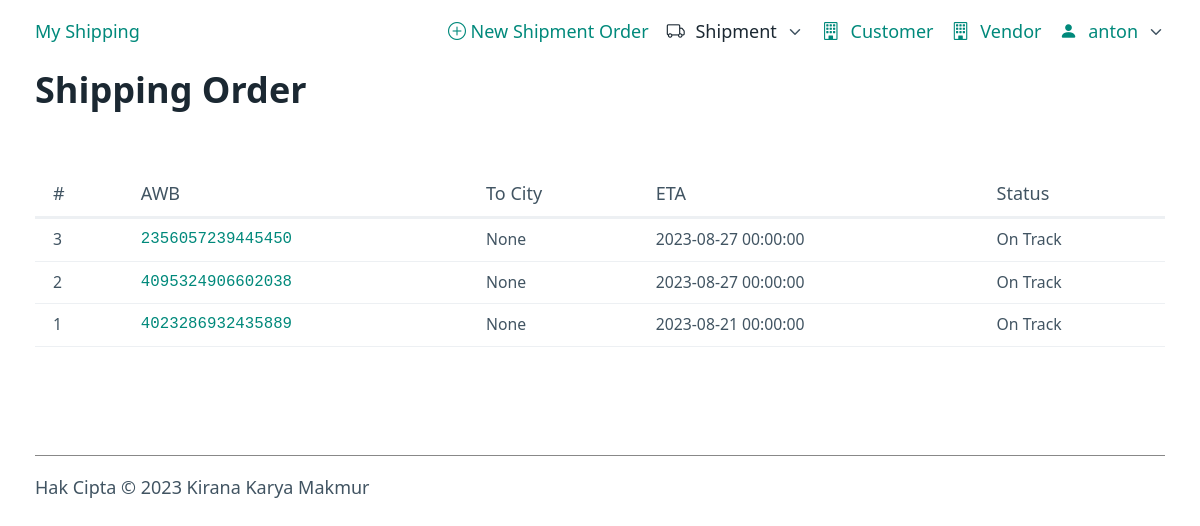
The app's page /shipment (signed in), older data.
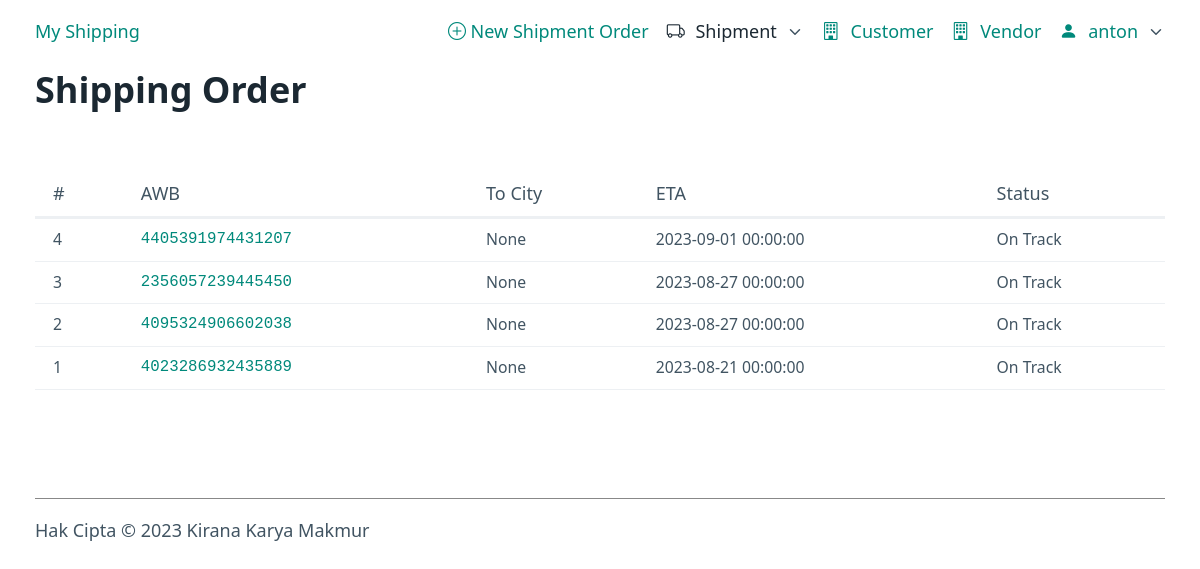
The same page, newer data.
### app/models.py (models this page shows, shortened)
class BaseModel(db_wrapper.Model):
    pass

class User(UserMixin, BaseModel):
    username = pw.CharField(unique=True)
    password = pw.TextField()
    role = pw.CharField(max_length=1, default='0')
    is_active = pw.BooleanField(default=True)
    created = pw.DateTimeField(default=datetime.datetime.now)
    modified = pw.DateTimeField(null=True)

class Shipment(BaseModel):
    awb = pw.CharField(max_length=35, unique=True)
    customer = pw.ForeignKeyField(Customer, null=True)
    order_date = pw.DateField(default=datetime.date.today)
    from_name = pw.CharField(max_length=35)
    from_hp = pw.CharField(max_length=20)
    from_addr1 = pw.CharField(max_length=50, null=True)
    from_addr2 = pw.CharField(max_length=50, null=True)
    from_zip = pw.IntegerField(null=True)
    to_name = pw.CharField(max_length=35)
    to_hp = pw.CharField(max_length=20)
    to_addr1 = pw.CharField(max_length=50, null=True)
    to_addr2 = pw.CharField(max_length=50, null=True)
    to_city = pw.CharField(max_length=50)
    to_city_code = pw.CharField(max_length=5)
    to_zip = pw.IntegerField(null=True)
    epu = pw.DateTimeField(null=True) # Estimated PickUp time
    eta = pw.DateTimeField(null=True)
    num_items = pw.IntegerField(default=1)
    description = pw.TextField()
    created = pw.DateTimeField(default=datetime.datetime.now)
    modified = pw.DateTimeField(null=True)

### app/shipment/__init__.py (the view)
@bp.route('')
def index():
    shipments = Shipment.select().order_by(Shipment.id.desc())
    return render_template('shipment/index.html', shipments=shipments)

### app/__init__.py (called while the page is built)
@login_manager.user_loader
def load_user(user_id):
    try:
        return User.get_by_id(user_id)
    except:
        return None

### app/templates/shipment/index.html
{% extends 'base.html' %}
{% block content %}
<h1>Shipping Order</h1>
<table>
  <thead>
    <tr>
      <th scope="col">#</th>
      <th scope="col">AWB</th>
      <th scope="col">To City</th>
      <th scope="col">ETA</th>
      <th scope="col">Status</th>
    </tr>
  </thead>
  <tbody>
    {% for s in shipments %}
    <tr>
      <td>{{ s.id }}</td>
      <td style="font-family:'Courier New', Courier, monospace"><a href="{{ url_for('shipment.show', awb=s.awb) }}">{{ s.awb }}</a></td>
      <td>{{ s.to_city }}</td>
      <td>{{ s.eta }}</td>
      <td>On Track</td>
    </tr>
    {% endfor %}
  </tbody>
</table>
{% endblock %}

### app/templates/base.html (shortened to what this page needs)
<!doctype html>
<html lang="en" data-theme="light">
  <head>
    <link rel="stylesheet" href="/static/css/pico.min.css">
    <link rel="stylesheet" href="/static/css/custom.css">
    <link rel="stylesheet" href="https://cdn.jsdelivr.net/npm/bootstrap-icons@1.10.5/font/bootstrap-icons.css">
  </head>
  <body>
    <div class="container">
      {% if current_user.is_authenticated %}
      <nav>
        <ul>
          <li><a href="/">My Shipping</a></li>
        </ul>
        <ul>
          <li><a href="/shipment/add"><i class="bi bi-plus-circle"></i> New Shipment Order</a></strong></li>
          <li>
            <details role="list">
              <summary aria-haspopup="listbox" role="link" class="contrast"><i class="bi bi-truck" style="margin-right:.6rem"></i>Shipment</summary>
            </details>
          </li>
          <li><a href="/customer"><i class="bi bi-building" style="margin-right:0.6rem"></i>Customer</a></li>
          <li><a href="/vendor"><i class="bi bi-building" style="margin-right:0.6rem"></i>Vendor</a></li>
          <li>
            <details role="list">
              <summary aria-haspopup="listbox" role="link"><i class="bi bi-person-fill" style="margin-right:.6rem"></i> {{ current_user.username }}</summary>
            </details>
          </li>
        </ul>
      </nav>
      {% block content %}
      {% endblock %}
        {% else %}
      <h1>My Shipping</h1>
      <p><a href="/login">Login</a></p>
      {% endif %}
    </div>
    <footer class="container">
      <hgroup>
        <hr style="border-top:solid 1px #888;padding-bottom:1rem;">
        <small>Hak Cipta &copy; 2023 Kirana Karya Makmur</small>
      </hgroup>
    </footer>
  </body>
</html>

### app/static/css/custom.css (style rules this page uses)
[data-theme="light"], :root:not([data-theme="dark"]) { --primary: #00897b; --primary-hover: #00796b; --primary-focus: rgba(0, 137, 123, 0.125); --primary-inverse: #FFF; }
:root { --form-element-active-border-color: var(--primary); --form-element-focus-color: var(--primary-focus); --switch-color: var(--primary-inverse); --switch-checked-background-color: var(--primary); --form-element-spacing-vertical: 0.2rem; --form-element-spacing-horizontal: 0.4rem; --font-weight: 300; }
@media (min-width: 992px) { :root { --font-size: 16px; } }
@media (min-width: 1200px) { :root { --font-size: 18px; } }

Row changes from the older to the newer data that the page shows:
added Shipment: id "4", awb "4405391974431207", to_city "None", eta "2023-09-01 00:00:00"
